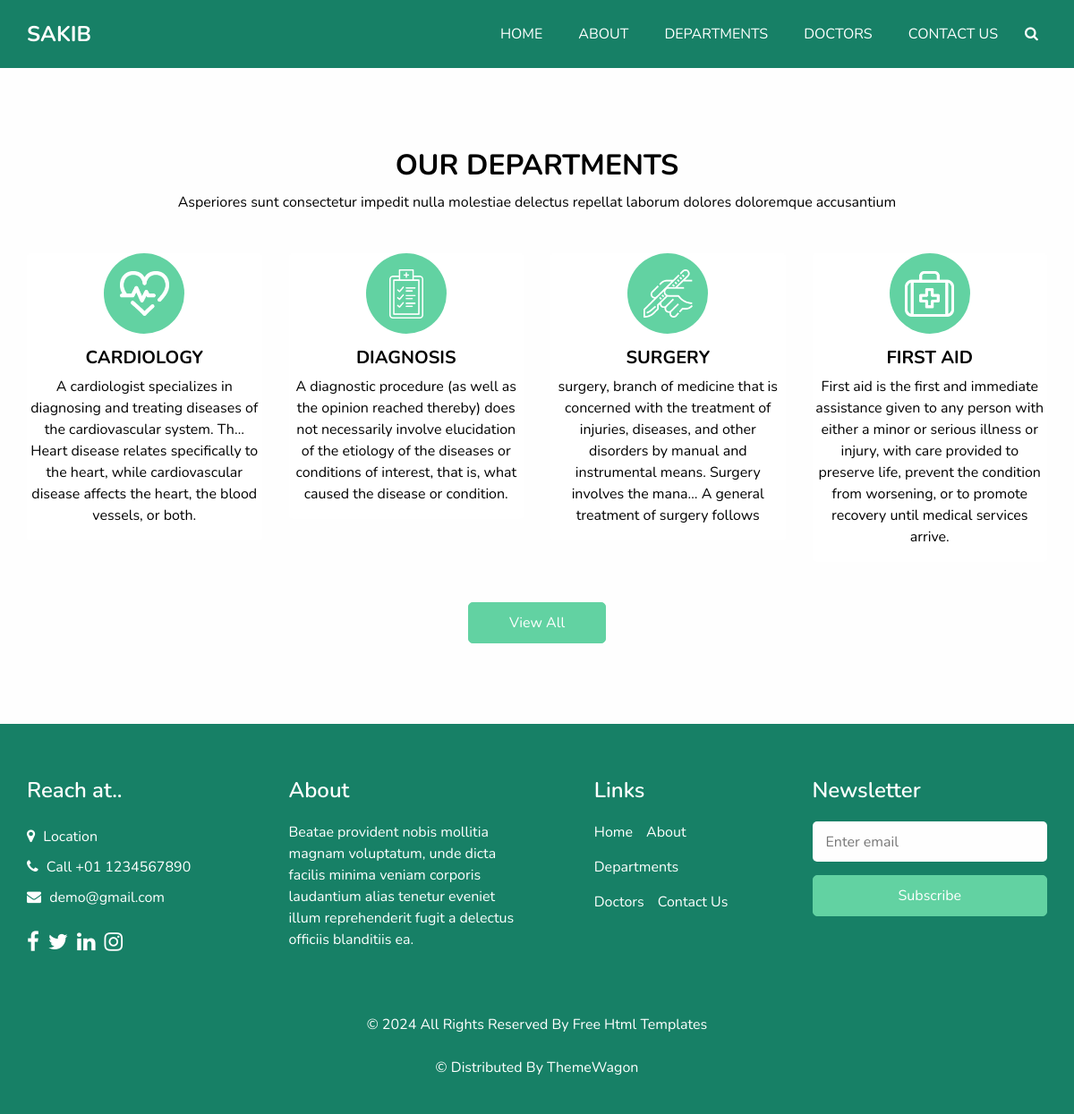
The page /departments on the database its author committed.
### myapp/models.py (models this page shows, shortened)
class DEPARTMENTS(models.Model):
    title = models.CharField(max_length=100)
    description = models.CharField(max_length=300)
    image = models.ImageField(upload_to= 'DEPARTMENTS/', blank=True, null=True)

### myapp/views.py (the view)
# urls.py: path('departments', Departments, name='departments'),
def Departments(request):
    departments = DEPARTMENTS.objects.all()
    return render(request, 'departments.html', {'departments': departments})

### myapp/templates/departments.html (shortened to what this page needs)
<!DOCTYPE html>
<html>
<head>
  {% load static %}
  <link rel="stylesheet" type="text/css" href="{% static 'css/bootstrap.css' %}" />
  <link rel="stylesheet" type="text/css" href="https://cdnjs.cloudflare.com/ajax/libs/OwlCarousel2/2.3.4/assets/owl.carousel.min.css" />
  <link href="{% static 'css/font-awesome.min.css' %}" rel="stylesheet" />
  <link href="{% static 'css/style.css' %}" rel="stylesheet" />
  <link href="{% static 'css/responsive.css' %}" rel="stylesheet" />
</head>
<body class="sub_page">
  <div class="hero_area">
    <header class="header_section">
      <div class="container">
        <nav class="navbar navbar-expand-lg custom_nav-container ">
          <a class="navbar-brand" href="{% url 'index' %}">
            <span>
              Sakib
            </span>
          </a>
          <div class="collapse navbar-collapse" id="navbarSupportedContent">
            <ul class="navbar-nav">
              <li class="nav-item">
                <a class="nav-link" href="{% url 'index' %}">Home </a>
              </li>
              <li class="nav-item">
                <a class="nav-link" href="{% url 'about' %}"> About</a>
              </li>
              <li class="nav-item active">
                <a class="nav-link" href="{% url 'departments' %}">Departments <span class="sr-only">(current)</span> </a>
              </li>
              <li class="nav-item">
                <a class="nav-link" href="{% url 'doctors' %}">Doctors</a>
              </li>
              <li class="nav-item">
                <a class="nav-link" href="{% url 'contact' %}">Contact Us</a>
              </li>
              <form class="form-inline">
                <button class="btn  my-2 my-sm-0 nav_search-btn" type="submit">
                  <i class="fa fa-search" aria-hidden="true"></i>
                </button>
              </form>
            </ul>
          </div>
        </nav>
      </div>
    </header>
  </div>
  <section class="department_section layout_padding">
    <div class="department_container">
      <div class="container ">
        <div class="heading_container heading_center">
          <h2>
            Our Departments
          </h2>
          <p>
            Asperiores sunt consectetur impedit nulla molestiae delectus repellat laborum dolores doloremque accusantium
          </p>
        </div>
        <div class="row">
          {% for dp in departments %}
          <div class="col-md-3">
            <div class="box ">
              <div class="img-box">
                <img src="{{ dp.image.url }}" alt="">
              </div>
              <div class="detail-box">
                <h5>
                  {{dp.title}}
                </h5>
                <p>
                  {{dp.description}}
                </p>
              </div>
            </div>
          </div>
          {% endfor %}
        </div>
        <div class="btn-box">
          <a href="">
            View All
          </a>
        </div>
      </div>
    </div>
  </section>
  <footer class="footer_section">
    <div class="container">
      <div class="row">
        <div class="col-md-6 col-lg-3 footer_col">
          <div class="footer_contact">
            <h4>
              Reach at..
            </h4>
            <div class="contact_link_box">
              <a href="">
                <i class="fa fa-map-marker" aria-hidden="true"></i>
                <span>
                  Location
                </span>
              </a>
              <a href="">
                <i class="fa fa-phone" aria-hidden="true"></i>
                <span>
                  Call +01 1234567890
                </span>
              </a>
              <a href="">
                <i class="fa fa-envelope" aria-hidden="true"></i>
                <span>
                  demo@gmail.com
                </span>
              </a>
            </div>
          </div>
          <div class="footer_social">
            <a href="">
              <i class="fa fa-facebook" aria-hidden="true"></i>
            </a>
            <a href="">
              <i class="fa fa-twitter" aria-hidden="true"></i>
            </a>
            <a href="">
              <i class="fa fa-linkedin" aria-hidden="true"></i>
            </a>
            <a href="">
              <i class="fa fa-instagram" aria-hidden="true"></i>
            </a>
          </div>
        </div>
        <div class="col-md-6 col-lg-3 footer_col">
          <div class="footer_detail">
            <h4>
              About
            </h4>
            <p>
              Beatae provident nobis mollitia magnam voluptatum, unde dicta facilis minima veniam corporis laudantium alias tenetur eveniet illum reprehenderit fugit a delectus officiis blanditiis ea.
            </p>
          </div>
        </div>
        <div class="col-md-6 col-lg-2 mx-auto footer_col">
          <div class="footer_link_box">
            <h4>
              Links
            </h4>
            <div class="footer_links">
              <a class="" href="{% url 'index' %}">
                Home
              </a>
              <a class="" href="{% url 'about' %}">
                About
              </a>
              <a class="active" href="{% url 'departments' %}">
                Departments
              </a>
              <a class="" href="{% url 'doctors' %}">
                Doctors
              </a>
              <a class="" href="{% url 'contact' %}">
                Contact Us
              </a>
            </div>
          </div>
        </div>
        <div class="col-md-6 col-lg-3 footer_col ">
          <h4>
            Newsletter
          </h4>
          <form action="#">
            <input type="email" placeholder="Enter email" />
            <button type="submit">
              Subscribe
            </button>
          </form>
        </div>
      </div>
      <div class="footer-info">
        <p>
          &copy; <span id="displayYear"></span> All Rights Reserved By
          <a href="https://html.design/">Free Html Templates<br><br></a>
            &copy;  Distributed By
            <a href="https://themewagon.com/">ThemeWagon</a>
        </p>
      </div>
    </div>
  </footer>
</body>
</html>

### static/css/responsive.css (style rules this page uses)
@media (min-width: 1200px) { .container { max-width: 1170px; } }

### rows shown on the page
DEPARTMENTS: image (picture), title "CARDIOLOGY", description "A cardiologist specializes in diagnosing and treating diseases of the cardiovascular system. Th… Heart disease relates specifically to the heart, while cardiovascular disease affects the heart, the blood vessels, or both."
DEPARTMENTS: image (picture), title "DIAGNOSIS", description "A diagnostic procedure (as well as the opinion reached thereby) does not necessarily involve elucidation of the etiology of the diseases or conditions of interest, that is, what caused the disease or condition."
DEPARTMENTS: image (picture), title "SURGERY", description "surgery, branch of medicine that is concerned with the treatment of injuries, diseases, and other disorders by manual and instrumental means. Surgery involves the mana… A general treatment of surgery follows"
DEPARTMENTS: image (picture), title "FIRST AID", description "First aid is the first and immediate assistance given to any person with either a minor or serious illness or injury, with care provided to preserve life, prevent the condition from worsening, or to promote recovery until medical services arrive."
